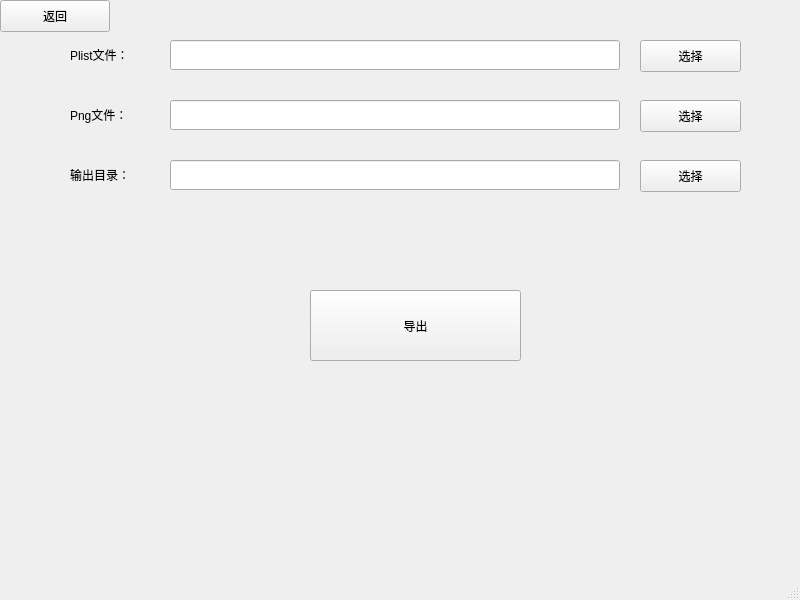
<?xml version="1.0" encoding="UTF-8"?>
<ui version="4.0">
 <class>CreateBmFont</class>
 <widget class="QMainWindow" name="CreateBmFont">
  <property name="geometry">
   <rect>
    <x>0</x>
    <y>0</y>
    <width>800</width>
    <height>600</height>
   </rect>
  </property>
  <property name="minimumSize">
   <size>
    <width>800</width>
    <height>600</height>
   </size>
  </property>
  <property name="maximumSize">
   <size>
    <width>800</width>
    <height>600</height>
   </size>
  </property>
  <property name="windowTitle">
   <string>MainWindow</string>
  </property>
  <widget class="QWidget" name="centralwidget">
   <widget class="QLabel" name="label_2">
    <property name="geometry">
     <rect>
      <x>70</x>
      <y>100</y>
      <width>101</width>
      <height>30</height>
     </rect>
    </property>
    <property name="styleSheet">
     <string notr="true">font: 16pt &quot;Helvetica&quot;;</string>
    </property>
    <property name="text">
     <string>Png文件：</string>
    </property>
   </widget>
   <widget class="QPushButton" name="btn_selPlist">
    <property name="geometry">
     <rect>
      <x>640</x>
      <y>40</y>
      <width>101</width>
      <height>32</height>
     </rect>
    </property>
    <property name="text">
     <string>选择</string>
    </property>
   </widget>
   <widget class="QLabel" name="label_3">
    <property name="geometry">
     <rect>
      <x>70</x>
      <y>40</y>
      <width>101</width>
      <height>30</height>
     </rect>
    </property>
    <property name="styleSheet">
     <string notr="true">font: 16pt &quot;Helvetica&quot;;</string>
    </property>
    <property name="text">
     <string>Plist文件：</string>
    </property>
   </widget>
   <widget class="QPushButton" name="btn_selPng">
    <property name="geometry">
     <rect>
      <x>640</x>
      <y>100</y>
      <width>101</width>
      <height>32</height>
     </rect>
    </property>
    <property name="text">
     <string>选择</string>
    </property>
   </widget>
   <widget class="QLabel" name="label_4">
    <property name="geometry">
     <rect>
      <x>70</x>
      <y>160</y>
      <width>101</width>
      <height>30</height>
     </rect>
    </property>
    <property name="styleSheet">
     <string notr="true">font: 16pt &quot;Helvetica&quot;;</string>
    </property>
    <property name="text">
     <string>输出目录：</string>
    </property>
   </widget>
   <widget class="QPushButton" name="btn_selSavePath">
    <property name="geometry">
     <rect>
      <x>640</x>
      <y>160</y>
      <width>101</width>
      <height>32</height>
     </rect>
    </property>
    <property name="text">
     <string>选择</string>
    </property>
   </widget>
   <widget class="QPushButton" name="btn_export">
    <property name="geometry">
     <rect>
      <x>310</x>
      <y>290</y>
      <width>211</width>
      <height>71</height>
     </rect>
    </property>
    <property name="text">
     <string>导出</string>
    </property>
   </widget>
   <widget class="QLineEdit" name="txt_plistPath">
    <property name="geometry">
     <rect>
      <x>170</x>
      <y>40</y>
      <width>450</width>
      <height>30</height>
     </rect>
    </property>
   </widget>
   <widget class="QLineEdit" name="txt_pngPath">
    <property name="geometry">
     <rect>
      <x>170</x>
      <y>100</y>
      <width>450</width>
      <height>30</height>
     </rect>
    </property>
   </widget>
   <widget class="QLineEdit" name="txt_savePath">
    <property name="geometry">
     <rect>
      <x>170</x>
      <y>160</y>
      <width>450</width>
      <height>30</height>
     </rect>
    </property>
   </widget>
   <widget class="QPushButton" name="btn_back">
    <property name="geometry">
     <rect>
      <x>0</x>
      <y>0</y>
      <width>110</width>
      <height>32</height>
     </rect>
    </property>
    <property name="text">
     <string>返回</string>
    </property>
   </widget>
  </widget>
  <widget class="QMenuBar" name="menubar">
   <property name="geometry">
    <rect>
     <x>0</x>
     <y>0</y>
     <width>800</width>
     <height>22</height>
    </rect>
   </property>
  </widget>
  <widget class="QStatusBar" name="statusbar"/>
 </widget>
 <resources/>
 <connections/>
</ui>
